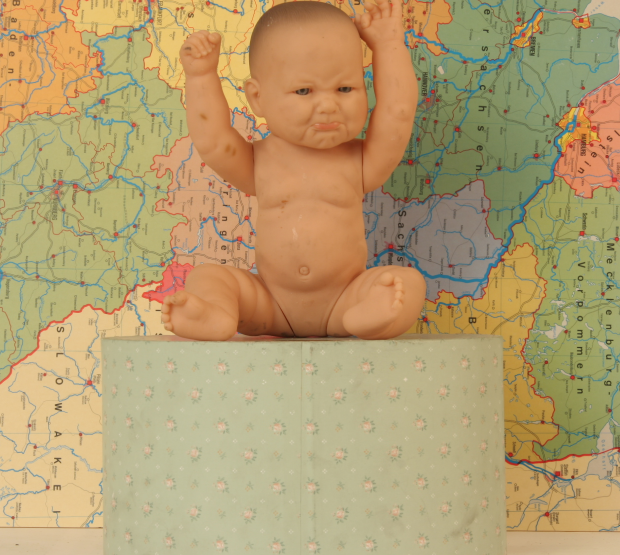
%> input picture Lab Assignment 1/Second Attempt/view1.png, 1240 x 1110 px (shown at 1/2 size)
$ octave FinalCodeShapeFrmStereo.m   (GNU Octave 9; MATLAB toolbox functions it lacks are replaced by stand-ins)
%> lines starting %> are read from the running program, lines starting %| are printed output that depends on the picture
close all
I1 = rgb2gray(imread('view1.png'));
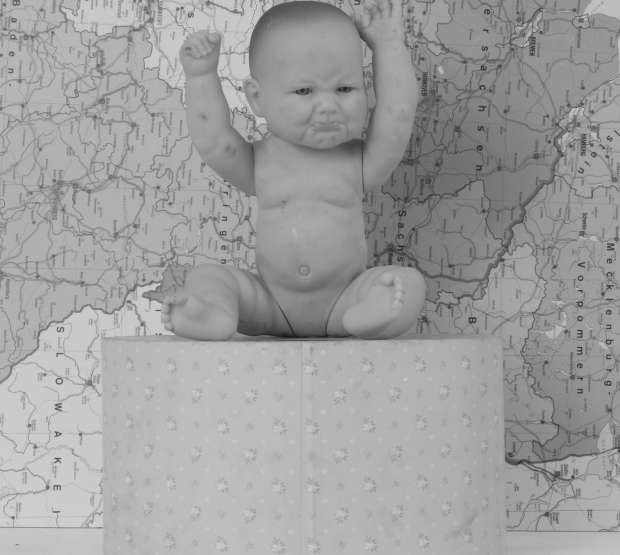
%> I1: size 1110x1240 uint8 (shown at 1/2 size); min 20, max 216, mean 159
I2 = rgb2gray(imread('view5.png'));
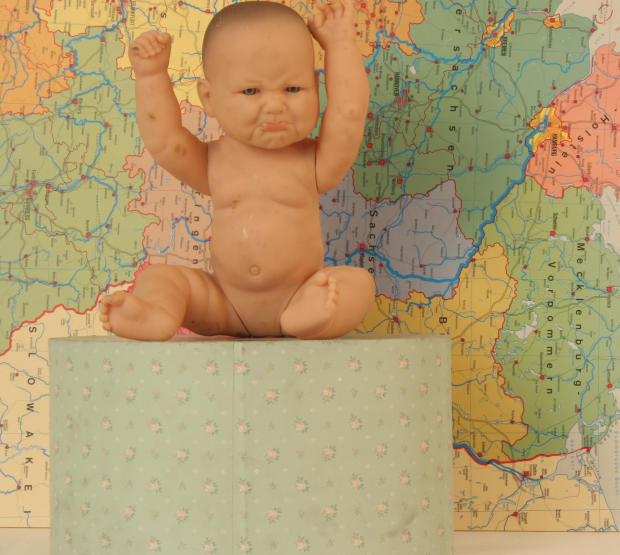
%> input picture Lab Assignment 1/Second Attempt/view5.png, 1240 x 1110 px (shown at 1/2 size)
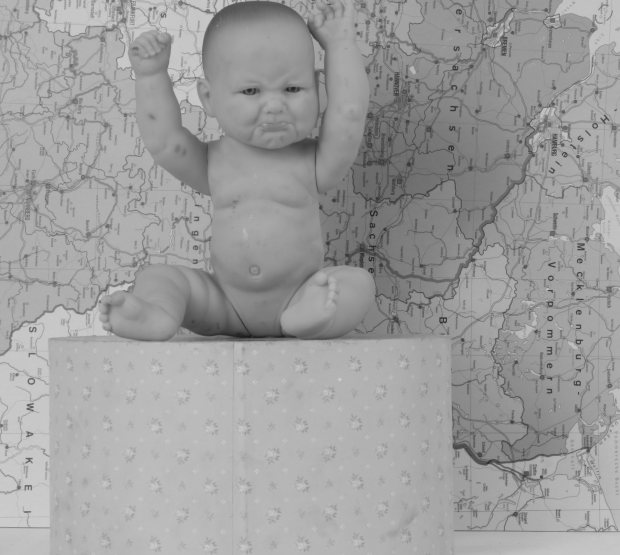
%> I2: size 1110x1240 uint8 (shown at 1/2 size); min 24, max 212, mean 157.4

%%
% Input Images
imshowpair(I1, I2,'montage');
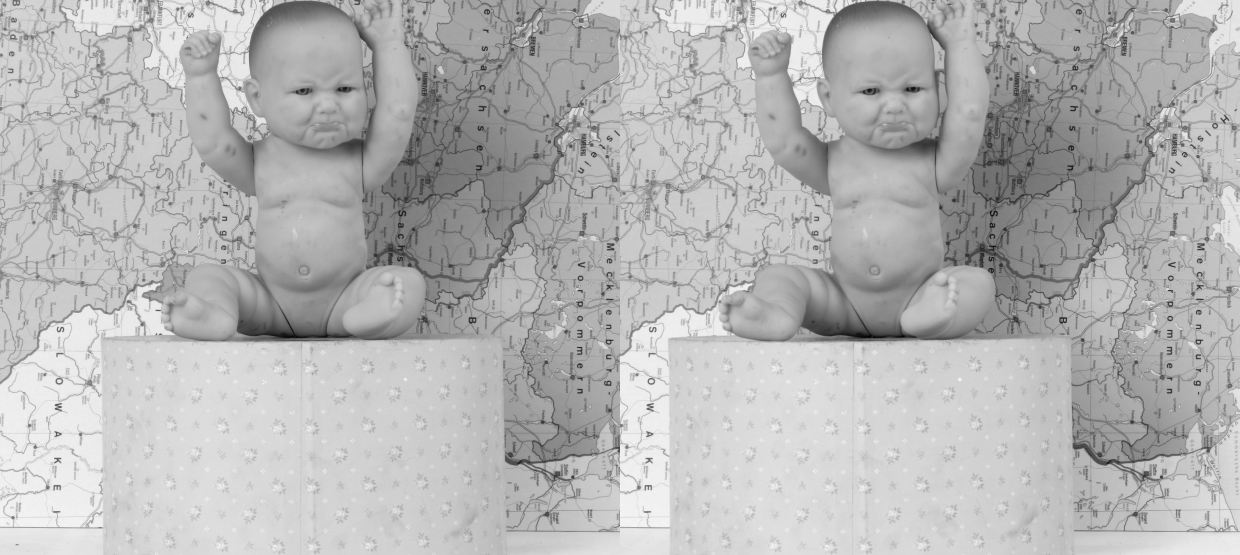
%> displayed picture: size 1110x2480, on the screen's scale of 0 to 255 (shown at 1/2 size); min 0, max 255, mean 180.9
title('I1 (left); I2 (right)');
figure;
imshowpair(I1,I2,'ColorChannels','red-cyan');
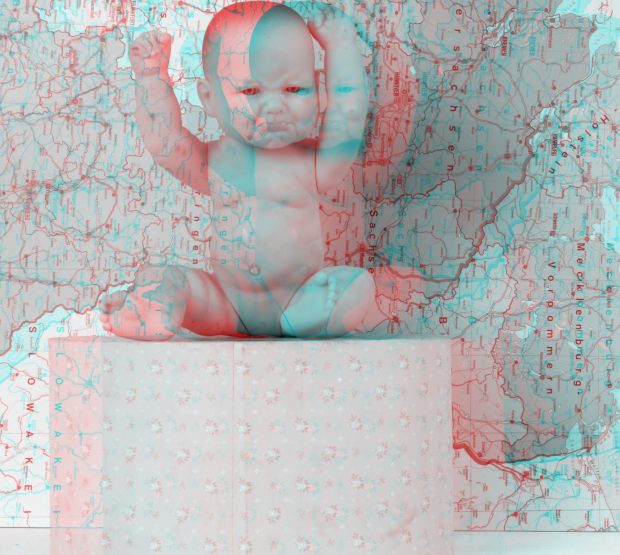
%> displayed picture: size 1110x1240x3, on the screen's scale of 0 to 255 (shown at 1/2 size); mean R, G, B 180.9, 181, 181
title('Composite Image (Red - Left Image, Cyan - Right Image)');

%%
% Detect features
%> (the run ends here)
